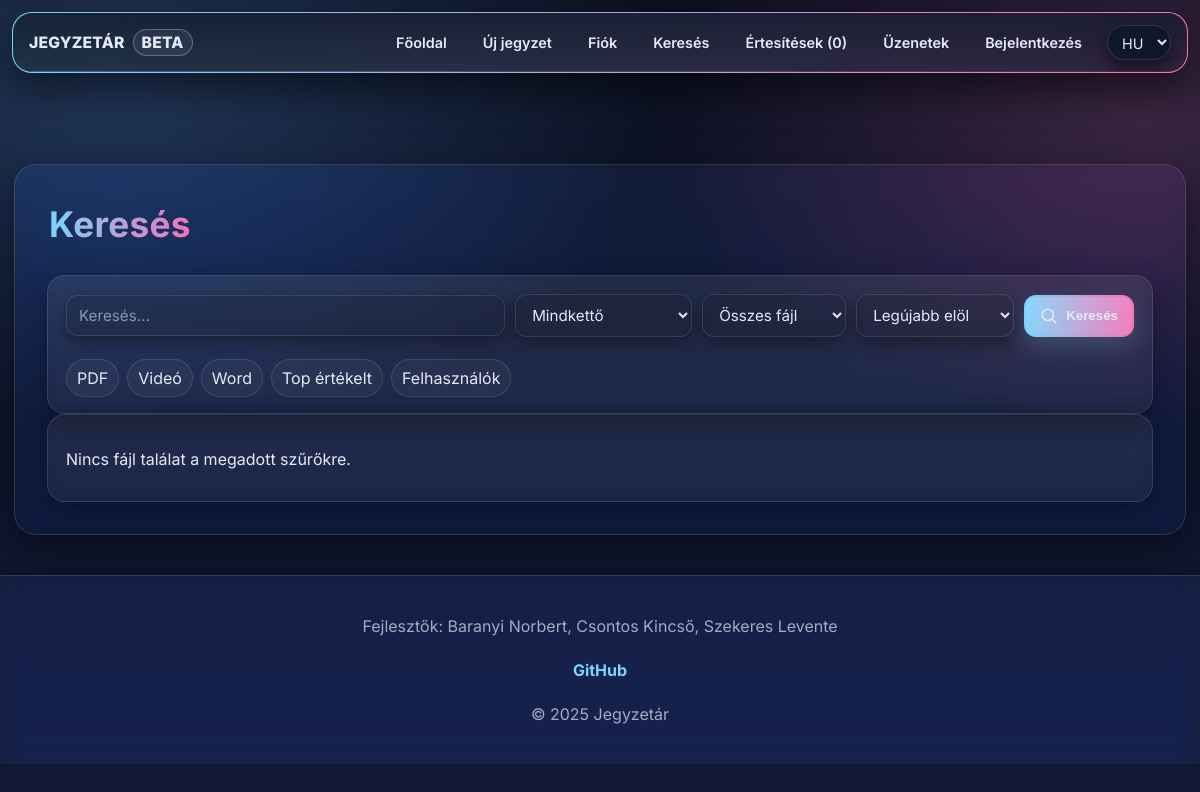
The page /search.php on the database as committed earlier.
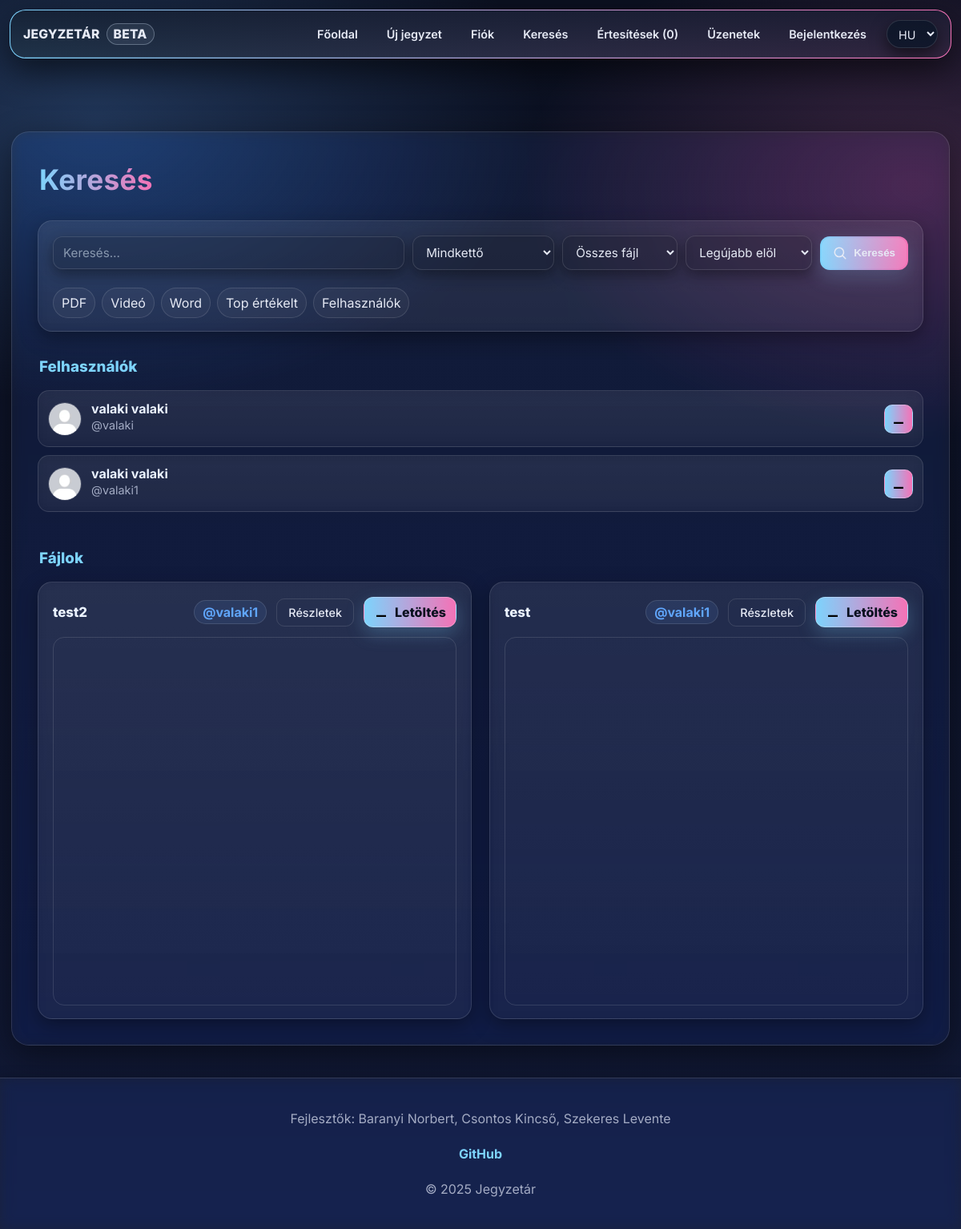
The same page on the database as committed later.
### tables this page shows
CREATE TABLE `users` (
  `id` int(11) NOT NULL,
  `lastname` varchar(100) DEFAULT NULL,
  `firstname` varchar(100) DEFAULT NULL,
  `username` varchar(50) NOT NULL,
  `birthdate` date DEFAULT NULL,
  `gender` varchar(10) DEFAULT NULL,
  `email` varchar(50) NOT NULL,
  `profile_picture` varchar(255) DEFAULT NULL,
  `password` varchar(255) NOT NULL,
  `security_question` varchar(255) NOT NULL,
  `security_answer` varchar(255) NOT NULL,
  `admin` tinyint(1) NOT NULL,
  `registration_date` datetime DEFAULT NULL,
  `language` varchar(5) NOT NULL DEFAULT 'hu',
  `oauth_provider` varchar(20) DEFAULT NULL,
  `oauth_sub` varchar(191) DEFAULT NULL,
  `email_verified` tinyint(1) NOT NULL DEFAULT 0
);

CREATE TABLE `files` (
  `id` int(11) NOT NULL,
  `uploaded_by` int(11) DEFAULT NULL,
  `name` varchar(255) NOT NULL,
  `file_name` varchar(255) NOT NULL,
  `description` text DEFAULT NULL,
  `file_path` varchar(255) NOT NULL,
  `subject` varchar(100) NOT NULL,
  `tags` varchar(255) NOT NULL,
  `tn_name` varchar(255) DEFAULT NULL
);

### assets/php/lang.php (called while the page is built, shortened)
<?php
    $lang = $_SESSION['lang'] ?? ($_COOKIE['lang'] ?? 'hu');
    $translations = [];
    $sql = $conn->query(
        "SELECT t_key, text FROM translations WHERE lang_code = '" .
        $conn->real_escape_string($lang) . "'"
    );
    while ($row = $sql->fetch_assoc()) {
        $translations[$row['t_key']] = $row['text'];
    }
    if (!function_exists('t')) {
        function t(string $key, string $fallback = ''): string {
            global $translations;
            if (isset($translations[$key])) {
                return $translations[$key];
            }
            return $fallback !== '' ? $fallback : $key;
        }
    }

### search.php (the view, shortened to what this page needs)
<?php
require "assets/php/db.php";
$q     = trim($_GET['q'] ?? '');
$scope = strtolower($_GET['scope'] ?? 'all');
$type  = strtolower($_GET['type']  ?? 'all');
$sort  = strtolower($_GET['sort']  ?? 'new');
$fileResult = null;
if ($scope !== 'users') {
    $where = [];
    $whereSql    = $where ? ('WHERE '.implode(' AND ', $where)) : '';
    $joinRatings = '';
    $selectExtra = '';
    $groupSql    = '';
    $orderSql    = 'ORDER BY f.id DESC';
    $sqlFiles = "
            SELECT f.* $selectExtra
            FROM files f
            $joinRatings
            $whereSql
            $groupSql
            $orderSql
            LIMIT 60
        ";
    $fileResult = $conn->query($sqlFiles);
}
$userResult = null;
if ($scope !== 'files') {
    $userWhere  = '';
    $orderUsers = 'ORDER BY u.username ASC';
    $sqlUsers = "
            SELECT u.id, u.firstname, u.lastname, u.username, u.profile_picture
            FROM users u
            $userWhere
            $orderUsers
            LIMIT 50
        ";
    $userResult = $conn->query($sqlUsers);
}
require "assets/php/lang.php";
?>
<!DOCTYPE html>
<html lang="<?= $lang ?>">
<head>
    <link rel="stylesheet" href="assets/css/styles.aurora.css">
</head>
<body>
<?php include 'assets/php/navbar.php'; ?>
<div class="main">
    <div class="section-titlebar">
        <h1><?= t('search_title') ?></h1>
    </div>
    <section class="filters card">
        <form class="filters-inner" action="search.php" method="get">
            <input class="input" type="text" name="q"
                   value="<?= htmlspecialchars($q) ?>"
                   placeholder="<?= t('search_placeholder') ?>">
            <select class="select" name="scope" aria-label="<?= t('search_scope_label') ?>">
                <?php
                $scopes = [
                        'all'   => t('search_scope_all'),
                        'files' => t('search_scope_files'),
                        'users' => t('search_scope_users'),
                ];
                foreach ($scopes as $val => $label) {
                    $sel = $scope === $val ? 'selected' : '';
                    echo "<option value=\"$val\" $sel>$label</option>";
                }
                ?>
            </select>
            <select class="select" name="type" aria-label="<?= t('search_type_label') ?>">
                <?php
                $types = [
                        'all' => t('search_type_all'),
                        'pdf' => t('search_type_pdf'),
                        'mp4' => t('search_type_mp4'),
                        'docx'=> t('search_type_docx')
                ];
                foreach ($types as $val => $label) {
                    $sel = $type === $val ? 'selected' : '';
                    echo "<option value=\"$val\" $sel>$label</option>";
                }
                ?>
            </select>
            <select class="select" name="sort" aria-label="<?= t('search_sort_label') ?>">
                <?php
                $sorts = [
                        'new' => t('search_sort_new'),
                        'old' => t('search_sort_old'),
                        'top' => t('search_sort_top')
                ];
                foreach ($sorts as $val => $label) {
                    $sel = $sort === $val ? 'selected' : '';
                    echo "<option value=\"$val\" $sel>$label</option>";
                }
                ?>
            </select>
            <button class="btn-search" type="submit" aria-label="<?= t('search_btn') ?>">
                <svg class="icon icon-search" viewBox="0 0 24 24" aria-hidden="true">
                    <path d="M15.5 15.5L21 21M10.5 18a7.5 7.5 0 1 1 0-15 7.5 7.5 0 0 1 0 15z"
                          fill="none" stroke="currentColor" stroke-width="2" stroke-linecap="round"/>
                </svg>
                <span><?= t('search_btn') ?></span>
            </button>
        </form>
        <div class="hero-pills" style="margin-top:10px">
            <a class="pill" href="search.php?scope=files&type=pdf&sort=new"><?= t('pill_pdf') ?></a>
            <a class="pill" href="search.php?scope=files&type=mp4&sort=new"><?= t('pill_video') ?></a>
            <a class="pill" href="search.php?scope=files&type=docx&sort=new"><?= t('pill_word') ?></a>
            <a class="pill" href="search.php?scope=files&sort=top"><?= t('pill_top_rated') ?></a>
            <a class="pill" href="search.php?scope=users&q=<?= urlencode($q ?: '') ?>"><?= t('pill_users') ?></a>
        </div>
    </section>
    <?php if ($userResult && $userResult->num_rows > 0): ?>
        <div class="section-titlebar"><h3><?= t('result_users') ?></h3></div>
        <div class="list-compact">
            <?php while ($u = $userResult->fetch_assoc()):
                $uid   = (int)$u['id'];
                $unameRaw = $u['username'] ?? '';
                $uname = htmlspecialchars($unameRaw);
                $full  = htmlspecialchars(trim(($u['lastname'] ?? '').' '.($u['firstname'] ?? '')));
                $pfp = "assets/img/default_profile_picture.jpg";
                ?>
                <article class="mini-card">
                    <div class="mini-main" style="display:flex;align-items:center;gap:12px;">
                        <img src="<?= htmlspecialchars($pfp) ?>" alt="" style="width:42px;height:42px;border-radius:999px;object-fit:cover;border:1px solid var(--stroke)">
                        <div>
                            <h4 class="mini-title"><?= $full !== '' ? $full : '@'.$uname ?></h4>
                            <p class="mini-meta">@<?= $uname ?></p>
                        </div>
                    </div>
                    <a class="mini-download"
                       href="profile.php?userid=<?= $uid ?>"
                       title="<?= t('open_profile') ?>"
                       aria-label="<?= t('open_profile') ?>">
                        <svg class="icon icon-download" viewBox="0 0 24 24" aria-hidden="true">
                            <path d="M12 3v10m0 0l-4-4m4 4l4-4M4 17v3h16v-3"></path>
                        </svg>
                    </a>
                </article>
            <?php endwhile; ?>
        </div>
    <?php elseif ($scope === 'users' && $q !== ''): ?>
        <div class="card"><p><?= t('empty_no_users') ?></p></div>
    <?php endif; ?>
    <?php if ($fileResult && $fileResult->num_rows > 0): ?>
        <div class="section-titlebar" style="margin-top:14px"><h3><?= t('result_files') ?></h3></div>
        <div class="content-grid grid-large">
            <?php while ($f = $fileResult->fetch_assoc()):
                $uploader_q = $conn->query("SELECT username FROM users WHERE id=".(int)$f['uploaded_by']." LIMIT 1");
                $uploader   = $uploader_q ? $uploader_q->fetch_assoc() : ['username'=>null];
                $file_id   = (int)$f['id'];
                $file_name = htmlspecialchars($f['name']);
                $usernameRaw  = $uploader['username'] ?? '';
                $username  = htmlspecialchars($usernameRaw);
                $ext       = strtolower(pathinfo($f['file_name'], PATHINFO_EXTENSION));
                $user_dir  = "users/" . ($uploader['username'] ?? '') . "/";
                $safe_path = $user_dir . $f['file_name'];
                ?>
                <article class="card">
                    <header class="card-head">
                        <h4 class="entry-title"><?= $file_name ?></h4>
                        <a class="uploader-name" href="profile.php?userid=<?= (int)$f['uploaded_by'] ?>">@<?= $username ?></a>
                        <a class="note-desc-btn" href="note.php?id=<?= (int)$f['id'] ?>">
                            <?= t('btn_details') ?>
                        </a>
                        <a class="entry-download-btn" href="assets/php/download.php?id=<?= $file_id ?>">
                            <svg class="icon icon-download" viewBox="0 0 24 24" aria-hidden="true">
                                <path d="M12 3v10m0 0l-4-4m4 4l4-4M4 17v3h16v-3"></path>
                            </svg>
                            <?= t('btn_download') ?>
                        </a>
                    </header>
                    <?php if ($ext === 'docx'): ?>
                        <p><b><?= t('docx_warning') ?></b></p>
                    <?php elseif ($ext === 'pdf'): ?>
                        <iframe src="<?= htmlspecialchars($safe_path) ?>" width="100%" height="460"></iframe>
                    <?php endif; ?>
                </article>
            <?php endwhile; ?>
        </div>
    <?php elseif ($scope !== 'users'): ?>
        <div class="card"><p><?= t('empty_no_files_filter') ?></p></div>
    <?php endif; ?>
</div>
<?php include 'assets/php/footer.php'; ?>
</body>
</html>

### assets/php/navbar.php (shortened to what this page needs)
<?php
    $isLoggedIn = isset($_COOKIE['id']);
    $user = null;
    $notify_number = 0;
    $currentUserId = ($user['id'] ?? 0);
?>
<nav class="navbar">
    <div class="navbar-content">
        <div class="brand"><span>Jegyzetár</span><span class="brand-badge">beta</span></div>
        <ul class="nav-links">
            <li><a href="index.php"><?= t('nav_home') ?></a></li>
            <li><a href="upload.php"><?= t('nav_upload') ?></a></li>
            <li><a href="profile.php?userid=<?= $currentUserId ?>"><?= t('nav_profil') ?></a></li>
            <li><a href="search.php"><?= t('nav_search') ?></a></li>
            <li><a href="notify.php"><?= t('nav_notify') ?> (<?= $notify_number ?>)</a></li>
            <li><a href="messages.php"><?= t('nav_messages') ?></a></li>
            <?php if ($isLoggedIn): ?>
                <li><a href="assets/php/logout.php"><?= t('nav_logout') ?></a></li>
            <?php else: ?>
                <li><a href="reglog.php?mode=login"><?= t('nav_login') ?></a></li>
            <?php endif; ?>
            <form method="get" style="display:inline;">
                <select name="lang" onchange="this.form.submit()" class="select">
                    <option value="hu" <?= $lang === 'hu' ? 'selected' : '' ?>>HU</option>
                </select>
            </form>
        </ul>
    </div>
</nav>

### assets/php/footer.php
<?php
    require __DIR__ . "/lang.php";
?>
<footer>
    <div class="footer-inner">
        <p>
            <?= t('footer_developers_label') ?>:
            Baranyi Norbert, Csontos Kincső, Szekeres Levente
        </p>
        <a href="https://github.com/doomhyena/jegyzetar.eu"
           target="_blank"
           rel="noopener noreferrer">
            <?= t('footer_github_link') ?>
        </a>
        <p><?= t('footer_rights') ?></p>
    </div>
</footer>

Rows that differ between the two databases and show on the page:
added users: full "valaki valaki", username "valaki"
added users: full "valaki valaki", username "valaki1"
added files: name "test2", users.username "valaki1"
added files: name "test", users.username "valaki1"
Other text that changed with them:
t('result_users'): (not shown) → "Felhasználók"
t('result_files'): (not shown) → "Fájlok"
t('empty_no_files_filter'): "Nincs fájl találat a megadott szűrőkre." → (not shown)
